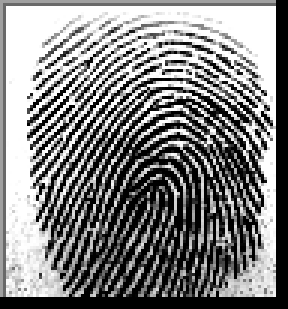
#> input picture Real/100__M_Left_index_finger.BMP, 96 x 103 px (shown 3 times larger)
$ python -i algorithms.py   (imports and definitions only)   (older library calls are emulated)
#> lines starting #> are read from the running program, lines starting #| are printed output that depends on the picture
#> further down, picture is the input picture: shape (103, 96, 3); min 0, max 255, mean 130
"""
algorithms.py
-------------
Implements the four classical fingerprint-enhancement algorithms studied by
the project team (Mode A: Comparative & Enhancement Study), matching the
mathematical formulations in Section 2 (Literature Review) of the assignment
documentation.

    Algorithm 1 - Gradient-Based Ridge Orientation Estimation  (Ang Wei Ee)
    Algorithm 2 - Gabor Filtering                               (Lam Yi Ming)
    Algorithm 3 - Short-Time Fourier Transform (STFT)           (Marcus Kong Mun Chun)
    Algorithm 4 - Structure Tensor / Coherence-Enhancing        (Fong Jun Quan)

Every function takes a single-channel uint8 (or float) image and returns
an enhanced uint8 image (plus auxiliary maps such as orientation/coherence
where useful for visualisation).
"""

import numpy as np
import cv2


# --------------------------------------------------------------------------- #
# Shared helpers
# --------------------------------------------------------------------------- #

def normalize_image(img, target_mean=100.0, target_var=100.0):
    """Hong et al. style mean/variance normalisation used as a shared
    pre-processing step ahead of every algorithm (contrast stretching)."""
#> called with target_mean = 100, target_var = 100
    img = img.astype(np.float64)
    mean, var = np.mean(img), np.var(img)
#> mean = 130; var = 11221.5
    normed = target_mean + np.sign(img - mean) * np.sqrt(
        target_var * ((img - mean) ** 2) / (var + 1e-8)
    )
    return np.clip(normed, 0, 255)


# [14 lines left out: functions to_uint8, binarize_otsu, not called in this run]


def compute_gradients(img):
    gx = cv2.Sobel(img, cv2.CV_64F, 1, 0, ksize=3)
    gy = cv2.Sobel(img, cv2.CV_64F, 0, 1, ksize=3)
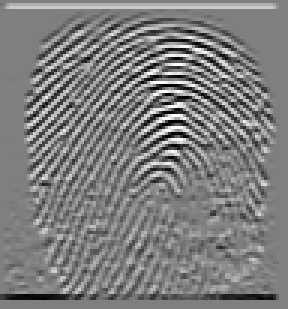
#> gy: shape (103, 96, 3) float64 (shown 3 times larger); min -96.29, max 96.29, mean -0.9; drawn with min black and max white
    return gx, gy


# [9 lines left out: function get_oriented_kernel, not called in this run]


def oriented_smooth(img, theta, block_size=16, length=7):
    """Apply a directional smoothing kernel per block, aligned with the
    local ridge orientation theta (radians)."""
    h, w = img.shape
    out = np.copy(img).astype(np.float64)
    for by in range(0, h, block_size):
        for bx in range(0, w, block_size):
            cy = min(by + block_size // 2, h - 1)
            cx = min(bx + block_size // 2, w - 1)
            angle = np.degrees(theta[cy, cx])
            kernel = get_oriented_kernel(angle, length)
            y2, x2 = min(by + block_size, h), min(bx + block_size, w)
            patch = out[by:y2, bx:x2]
            if patch.size == 0:
                continue
            out[by:y2, bx:x2] = cv2.filter2D(patch, -1, kernel)
    return out


# [224 lines left out: functions block_orientation, fft_dominant_frequency, estimate_frequency_map, polar_spectrum_stats, algo1_gradient_orientation, gabor_kernel and 2 more, not called in this run]


# --------------------------------------------------------------------------- #
# Algorithm 4 - Structure Tensor (Fong Jun Quan)
# --------------------------------------------------------------------------- #

def algo4_structure_tensor(img, sigma=2.0, iterations=6, step=0.35, block_size=16):
    """
    Computes the 2x2 structure tensor J, its eigen-decomposition (coherence
    C) and drives a simplified Coherence-Enhancing Diffusion: iteratively
    blends each pixel toward an orientation-aligned smoothed version,
    weighted by local coherence, following Section 2.4.
    """
    norm = normalize_image(img)
    gx, gy = compute_gradients(norm)
    Jxx = cv2.GaussianBlur(gx * gx, (0, 0), sigma)
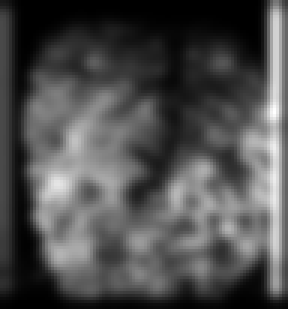
#> Jxx: shape (103, 96, 3) float64 (shown 3 times larger); min 1.24e-05, max 4252.3, mean 1296.5; drawn with min black and max white
    Jxy = cv2.GaussianBlur(gx * gy, (0, 0), sigma)
    Jyy = cv2.GaussianBlur(gy * gy, (0, 0), sigma)
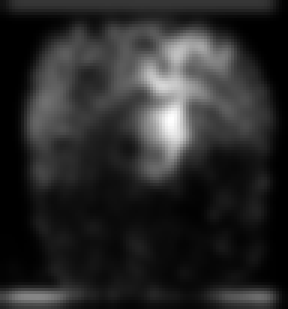
#> Jyy: shape (103, 96, 3) float64 (shown 3 times larger); min 0, max 5781.6, mean 944.7; drawn with min black and max white

    tmp = np.sqrt((Jxx - Jyy) ** 2 + 4 * Jxy ** 2)
    lambda1 = 0.5 * (Jxx + Jyy + tmp)
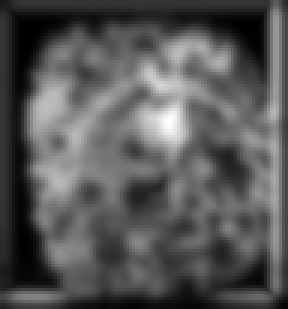
#> lambda1: shape (103, 96, 3) float64 (shown 3 times larger); min 2.44, max 5949.3, mean 2043.1; drawn with min black and max white
    lambda2 = 0.5 * (Jxx + Jyy - tmp)
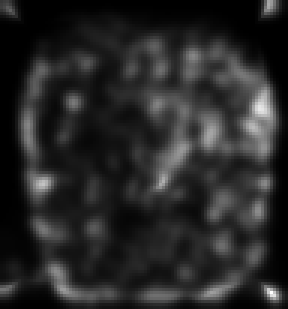
#> lambda2: shape (103, 96, 3) float64 (shown 3 times larger); min 0, max 1250.9, mean 198.1; drawn with min black and max white
    coherence = ((lambda1 - lambda2) / (lambda1 + lambda2 + 1e-8)) ** 2
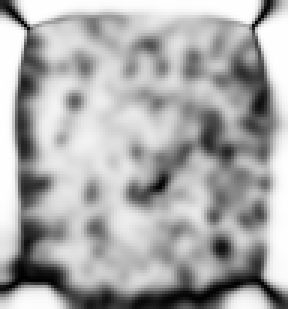
#> coherence: shape (103, 96, 3) float64 (shown 3 times larger); min 2.44e-05, max 1, mean 0.671
    theta = 0.5 * np.arctan2(2 * Jxy, Jxx - Jyy)  # ridge tangent direction (v2)
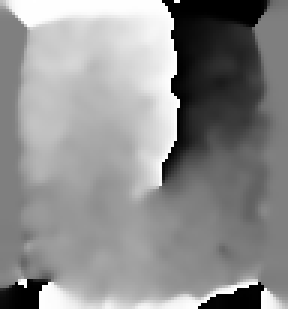
#> theta: shape (103, 96, 3) float64 (shown 3 times larger); min -1.57, max 1.57, mean 0.175; drawn with min black and max white

    enhanced = norm.copy()
    for _ in range(iterations):
        smoothed = oriented_smooth(enhanced, theta, block_size=block_size, length=5)
        enhanced = enhanced * (1 - step * coherence) + smoothed * (step * coherence)

    return to_uint8(enhanced), {"orientation": theta, "coherence": coherence}


ALGORITHMS = {
    "Algo 1: Gradient-Based Orientation (Ang Wei Ee)": algo1_gradient_orientation,
    "Algo 2: Gabor Filtering (Lam Yi Ming)": algo2_gabor,
    "Algo 3: STFT (Marcus Kong Mun Chun)": algo3_stft,
    "Algo 4: Structure Tensor (Fong Jun Quan)": algo4_structure_tensor,
}

>>> import cv2
>>> picture = cv2.imread('Real/100__M_Left_index_finger.BMP')
#> (the run stopped early here; a loop or call above may not have finished)

$ run again, on Real/11__M_Left_index_finger.BMP
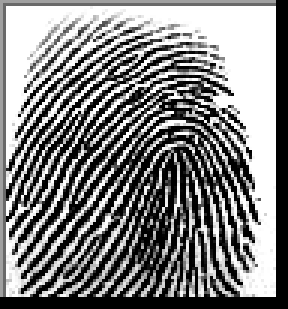
#> input picture Real/11__M_Left_index_finger.BMP, 96 x 103 px (shown 3 times larger)
#> picture is the input picture: shape (103, 96, 3); min 0, max 255, mean 130.3
#> mean = 130.3; var = 11989.8
#> in algo4_structure_tensor, `coherence = ((lambda1 - lambda2) / (lambda1 + lambda2 + 1e-8)) ** 2`:
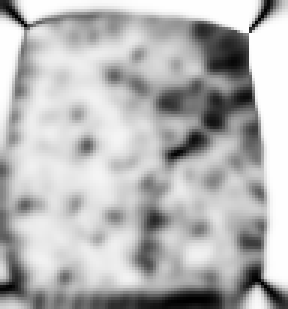
#> coherence: shape (103, 96, 3) float64 (shown 3 times larger); min 2.99e-05, max 1, mean 0.715
#> in algo4_structure_tensor, `theta = 0.5 * np.arctan2(2 * Jxy, Jxx - Jyy)`:
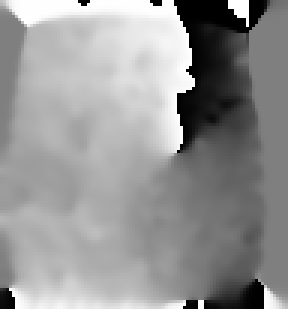
#> theta: shape (103, 96, 3) float64 (shown 3 times larger); min -1.57, max 1.57, mean 0.272; drawn with min black and max white

$ run again, on Real/125__M_Left_index_finger.BMP
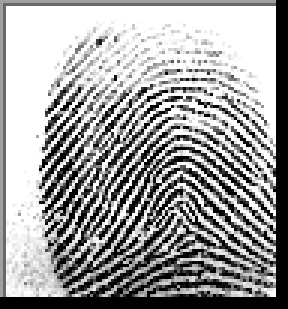
#> input picture Real/125__M_Left_index_finger.BMP, 96 x 103 px (shown 3 times larger)
#> picture is the input picture: shape (103, 96, 3); min 0, max 255, mean 159.2
#> mean = 159.2; var = 10280.5
#> in algo4_structure_tensor, `coherence = ((lambda1 - lambda2) / (lambda1 + lambda2 + 1e-8)) ** 2`:
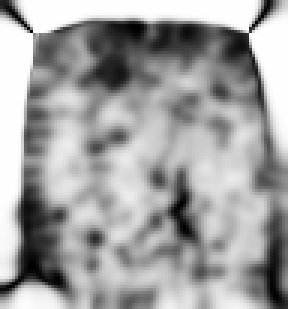
#> coherence: shape (103, 96, 3) float64 (shown 3 times larger); min 1.42e-09, max 1, mean 0.637
#> in algo4_structure_tensor, `theta = 0.5 * np.arctan2(2 * Jxy, Jxx - Jyy)`:
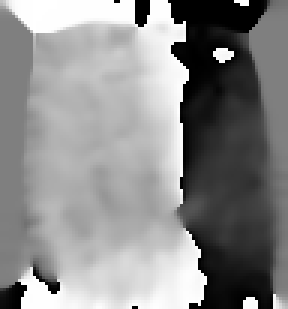
#> theta: shape (103, 96, 3) float64 (shown 3 times larger); min -1.57, max 1.57, mean 0.142; drawn with min black and max white

$ run again, on Real/128__M_Left_index_finger.BMP
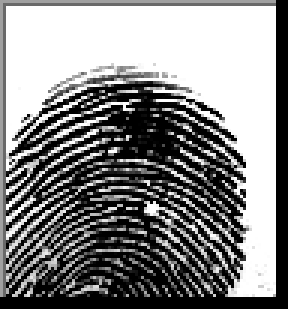
#> input picture Real/128__M_Left_index_finger.BMP, 96 x 103 px (shown 3 times larger)
#> picture is the input picture: shape (103, 96, 3); min 0, max 255, mean 133.7
#> mean = 133.7; var = 12637.5
#> in algo4_structure_tensor, `theta = 0.5 * np.arctan2(2 * Jxy, Jxx - Jyy)`:
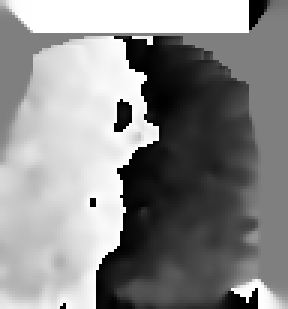
#> theta: shape (103, 96, 3) float64 (shown 3 times larger); min -1.57, max 1.57, mean 0.148; drawn with min black and max white
